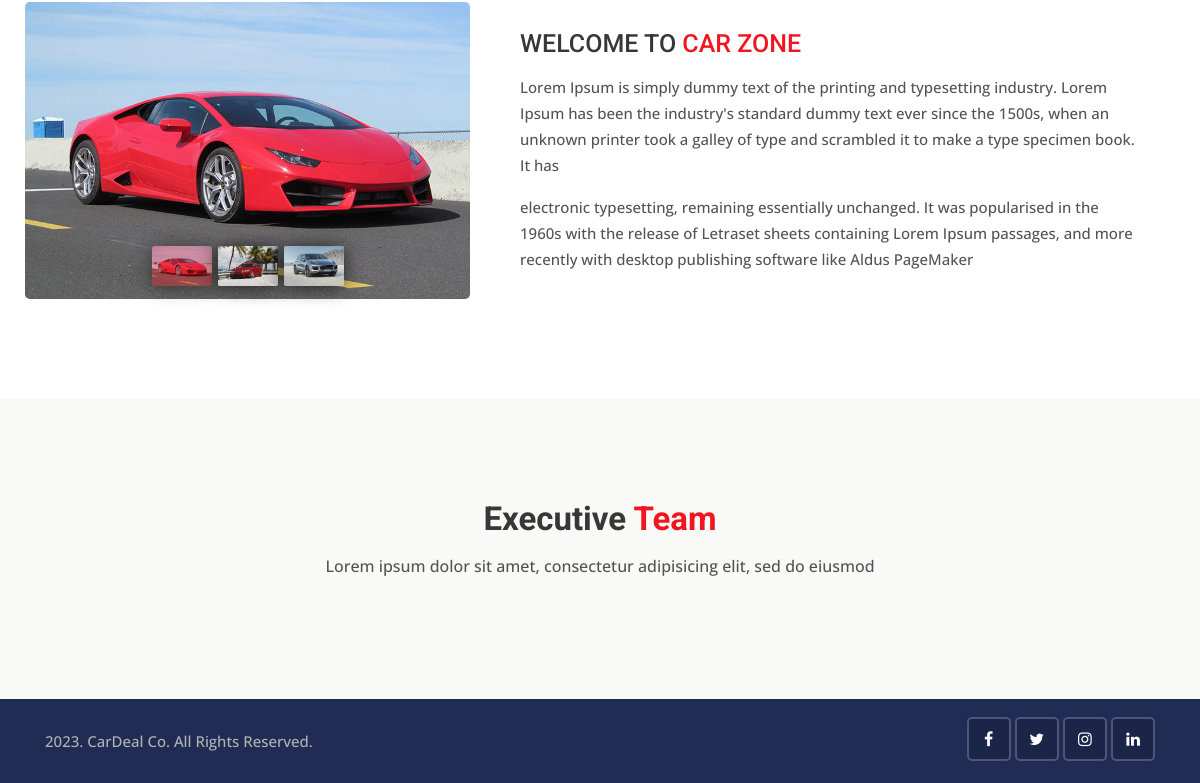
Page /about/ (lower part) on the earlier database version.
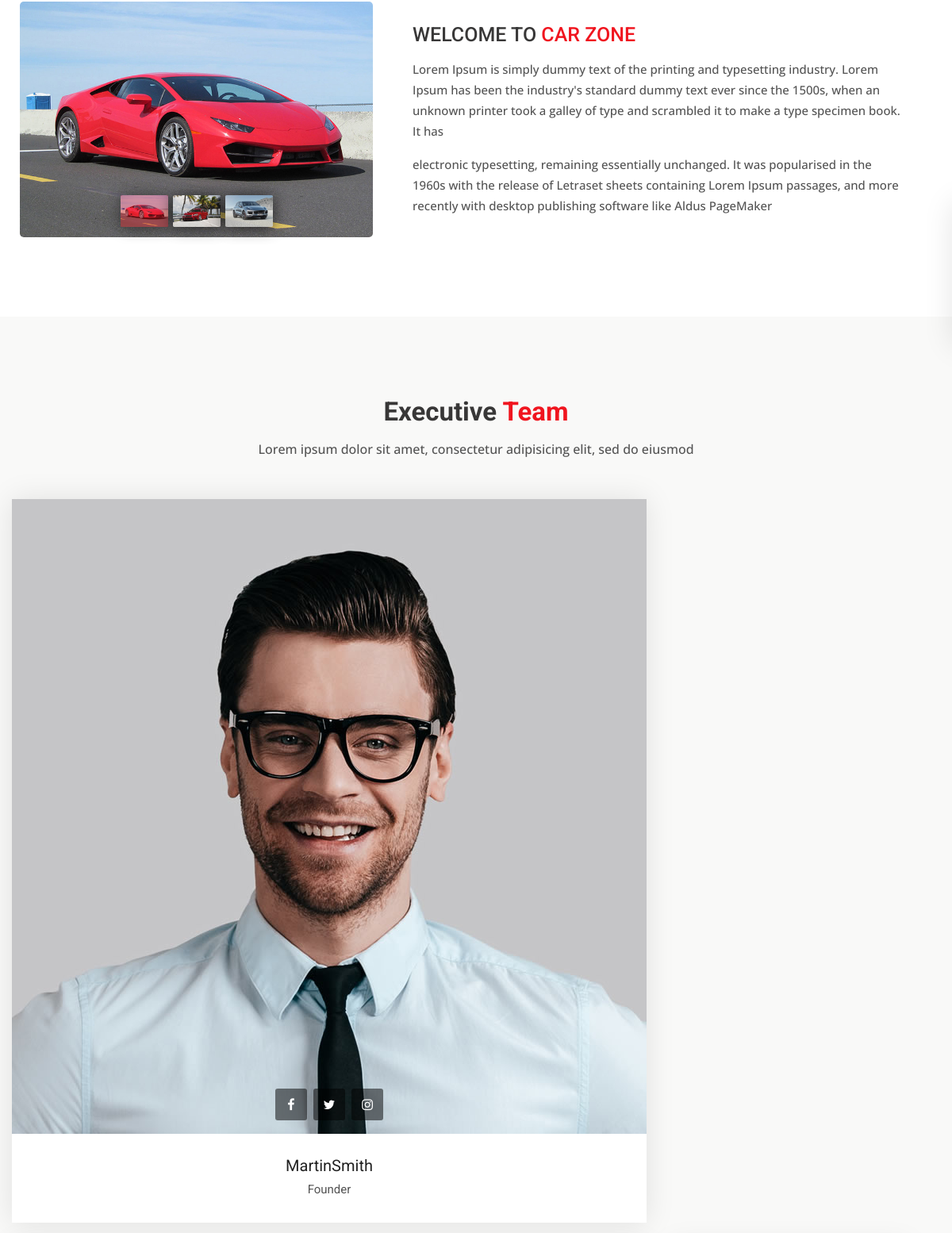
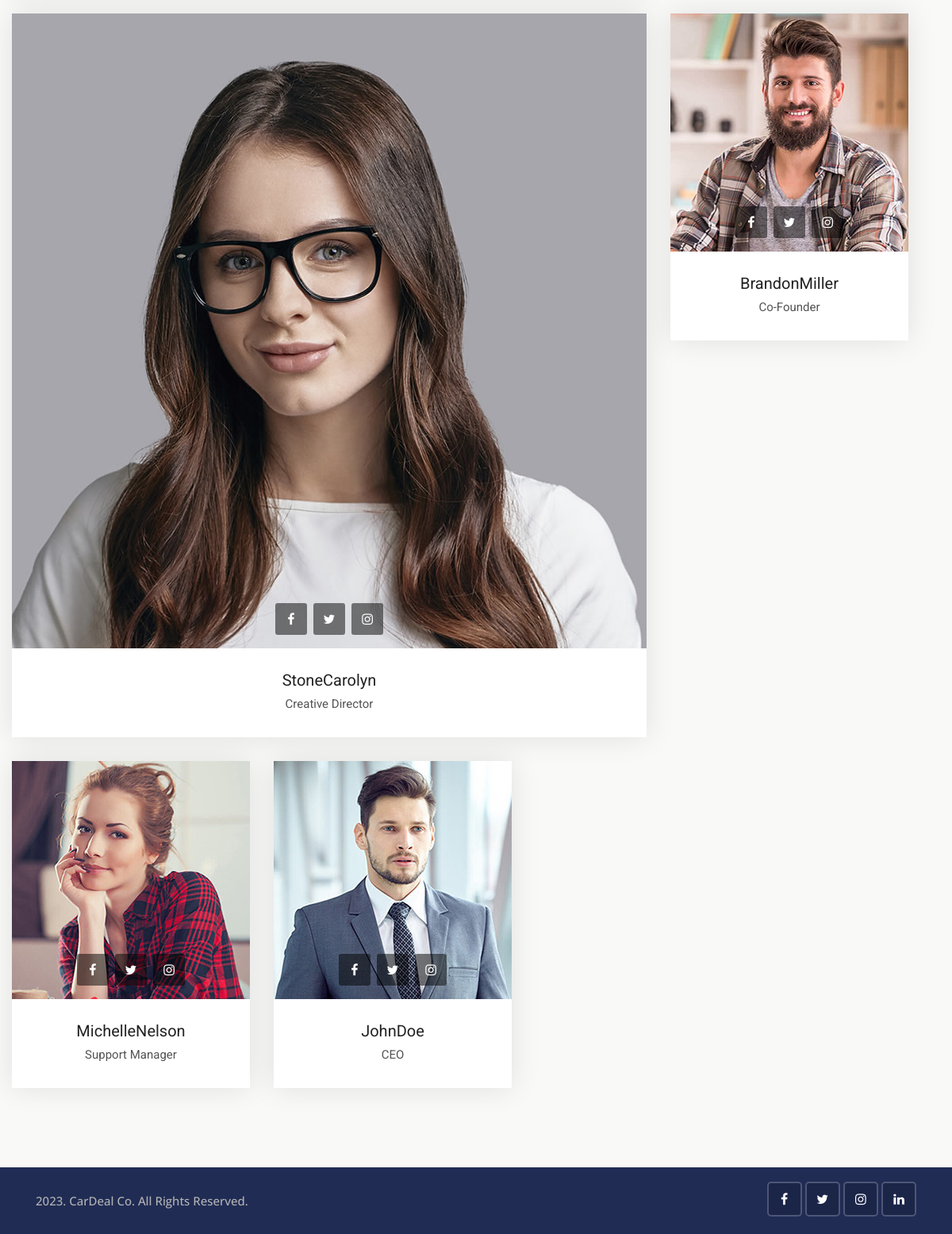
Same page on the later database version (2 pictures, top to bottom).
### pages/models.py (models this page shows, shortened)
class Teams(models.Model):
    first_name = models.CharField(max_length=255)
    last_name = models.CharField(max_length=255)
    designation=models.CharField(max_length=255)
    photo=models.ImageField(upload_to='photos/%Y/%m/%d/')
    facebook_link=models.URLField(max_length=200)
    instagram_link=models.URLField(max_length=200)
    x_link=models.URLField(max_length=200)
    created_date=models.DateTimeField(auto_now_add=True)

### pages/views.py (the view)
# urls.py: path('about/', views.about, name='about'),
def about(request):
    teams = Teams.objects.all()
    data = {
        'teams':teams,
    }
    return render(request,'pages/about.html', data)

### templates/pages/about.html (shortened to what this page needs)
{% extends 'base.html' %}
{% block content %}
{% load static %}
<div class="about-car content-area-5">
    <div class="container">
        <div class="row">
            <div class="col-xl-5 col-lg-6">
                <div class="about-car-photo">
                    <div id="carDetailsSlider" class="carousel car-details-sliders slide">
                        <div class="carousel-inner">
                            <div class="active item carousel-item" data-slide-number="0">
                                <img src="{% static 'img/car/car-1.jpg' %}" class="img-fluid" alt="slider-car">
                            </div>
                        </div>
                        <ul class="carousel-indicators car-properties list-inline nav nav-justified">
                            <li class="list-inline-item active">
                                <a id="carousel-selector-0" class="selected" data-slide-to="0" data-target="#carDetailsSlider">
                                    <img src="{% static 'img/car/car-1.jpg' %}" class="img-fluid" alt="small-car">
                                </a>
                            </li>
                            <li class="list-inline-item">
                                <a id="carousel-selector-1" data-slide-to="1" data-target="#carDetailsSlider">
                                    <img src="{% static 'img/car/car-2.jpg' %}" class="img-fluid" alt="small-car">
                                </a>
                            </li>
                            <li class="list-inline-item">
                                <a id="carousel-selector-2" data-slide-to="2" data-target="#carDetailsSlider">
                                    <img src="{% static 'img/car/car-3.jpg' %}" class="img-fluid" alt="small-car">
                                </a>
                            </li>
                        </ul>
                    </div>
                </div>
            </div>
            <div class="col-xl-7 col-lg-6 align-self-center">
                <div class="best-used-car">
                    <h3>Welcome to <span>Car Zone</span></h3>
                    <p>Lorem Ipsum is simply dummy text of the printing and typesetting industry. Lorem Ipsum has been the industry's standard dummy text ever since the 1500s, when an unknown printer took a galley of type and scrambled it to make a type specimen book. It has</p>
                    <p class="mb-0">electronic typesetting, remaining essentially unchanged. It was popularised in the 1960s with the release of Letraset sheets containing Lorem Ipsum passages, and more recently with desktop publishing software like Aldus PageMaker</p>
                </div>
            </div>
        </div>
    </div>
</div>
<div class="our-team content-area bg-grea-3">
         <div class="main-title">
            <h1>Executive <span>Team</span></h1>
            <p>Lorem ipsum dolor sit amet, consectetur adipisicing elit, sed do eiusmod</p>
        </div>
<div class="container-fluid" style="display: flex; justify-content: center; align-items: center;">
        <div class="slick-slider-area clearfix">
            <div class="row slick-carousel" data-slick='{"slidesToShow": 4, "responsive":[{"breakpoint": 1024,"settings":{"slidesToShow": 2}}, {"breakpoint": 768,"settings":{"slidesToShow": 1}}]}'>
            {% for team in teams %}
                <div class="slick-slide-item">
                    <div class="team-1">
                        <div class="photo">
                            <a href="#">
                                <img src="{{team.photo.url}}" alt="team-1" class="img-fluid">
                            </a>
                            <div class="social-list clearfix">
                                <a href="{{team.facebook_link}}" target="blank" class="facebook-bg"><i class="fa fa-facebook"></i></a>
                                <a href="{{team.x_link}}" target="blank" class="twitter-bg"><i class="fa fa-twitter"></i></a>
                                <a href="{{team.instagram_link}}" target="blank" class="google-bg"><i class="fa fa-instagram"></i></a>
                            </div>
                        </div>
                        <div class="details">
                            <h4><a href="team-detail.html">{{team.first_name}}{{team.last_name}}</a></h4>
                            <h5>{{team.designation}}</h5>
                        </div>
                    </div>
                </div>
                {% endfor %}
                        </div>
                    </div>
                </div>
                </div>
{% endblock content %}

### templates/base.html (shortened to what this page needs)
{% load static %}
<!DOCTYPE html>
<html>
<head>
    <link rel="stylesheet" type="text/css" href="{% static 'css/bootstrap.min.css' %}">
    <link rel="stylesheet" type="text/css" href="{% static 'css/animate.min.css' %}">
    <link rel="stylesheet" type="text/css" href="{% static 'css/bootstrap-submenu.css' %}"/>
    <link rel="stylesheet" type="text/css" href="{% static 'css/bootstrap-select.min.css' %}">
    <link rel="stylesheet" type="text/css" href="{% static 'css/magnific-popup.css' %}">
    <link rel="stylesheet" type="text/css" href="{% static 'fonts/font-awesome/css/font-awesome.min.css' %}">
    <link rel="stylesheet" type="text/css" href="{% static 'fonts/flaticon/font/flaticon.css' %}">
    <link rel="stylesheet" type="text/css" href="{% static 'fonts/linearicons/style.css' %}">
    <link rel="stylesheet" type="text/css"  href="{% static 'css/jquery.mCustomScrollbar.css' %}">
    <link rel="stylesheet" type="text/css"  href="{% static 'css/dropzone.css' %}">
    <link rel="stylesheet" type="text/css"  href="{% static 'css/slick.css' %}">
    <link rel="stylesheet" type="text/css"  href="{% static 'css/lightbox.min.css' %}">
    <link rel="stylesheet" type="text/css"  href="{% static 'css/jnoty.css' %}">
    <link rel="stylesheet" type="text/css" href="{% static 'css/style.css' %}">
    <link rel="stylesheet" type="text/css" id="style_sheet" href="{% static 'css/skins/red.css' %}">
    <link rel="stylesheet" type="text/css" href="{% static 'css/ie10-viewport-bug-workaround.css' %}">
</head>
<body>
{% block content %}
{% endblock %}
{% include 'includes/footer.html' %}
</body>
</html>

### templates/includes/navbar.html (shortened to what this page needs)
{% load static %}

### templates/includes/footer.html
<footer class="footer">
    <div class="sub-footer">
        <div class="container">
            <div class="row">
                <div class="col-lg-8">
                    <p class="copy">{%  now 'Y.' %} CarDeal Co. All Rights Reserved.</p>
                </div>
                <div class="col-lg-4">
                    <div class="social-list-2">
                        <ul>
                            <li><a href="https://facebook.com/" target="_blank" class="facebook-bg"><i class="fa fa-facebook"></i></a></li>
                            <li><a href="https://twitter.com/" target="_blank" class="twitter-bg"><i class="fa fa-twitter"></i></a></li>
                            <li><a href="https://instagram.com/" target="_blank"  class="instagram-bg"><i class="fa fa-instagram"></i></a></li>
                            <li><a href="https://linkedin.com/" target="_blank" class="linkedin-bg"><i class="fa fa-linkedin"></i></a></li>
                        </ul>
                    </div>
                </div>
            </div>
        </div>
    </div>
</footer>

### static/css/skins/red.css (style rules this page uses)
.about-car .best-used-car h3 span { color: #f0151f; }
.carousel-indicators .active { background-color: #f0151f; }
.main-title h1 span { color:#f0151f; }

Differences in the rows shown:
added Teams: photo (picture), first_name "Martin", last_name "Smith", designation "Founder"
added Teams: photo (picture), first_name "Stone", last_name "Carolyn", designation "Creative Director"
added Teams: photo (picture), first_name "Brandon", last_name "Miller", designation "Co-Founder"
added Teams: photo (picture), first_name "Michelle", last_name "Nelson", designation "Support Manager"
added Teams: photo (picture), first_name "John", last_name "Doe", designation "CEO"
